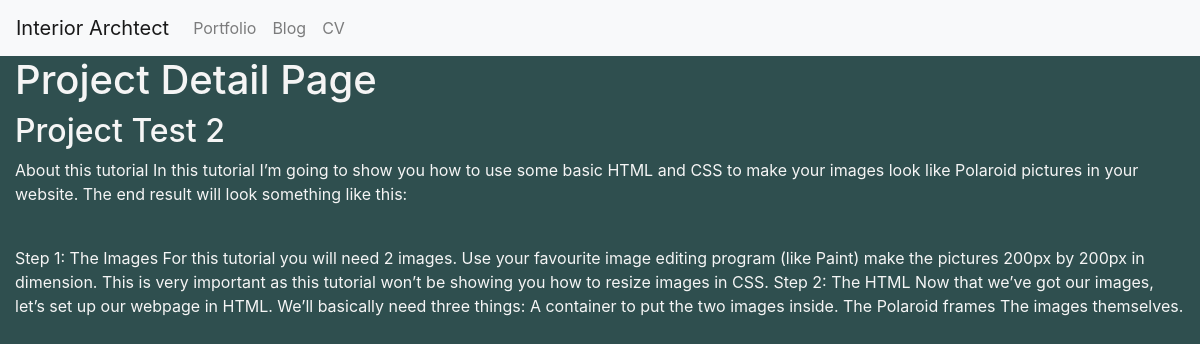
Page /portfolio/2 on the committed database.
### portfolio/models.py (models this page shows, shortened)
class Project(models.Model):
    title = models.CharField(max_length=200)
    date = models.DateField(default=timezone.now)
    image = models.ImageField(blank=True)
    content = models.TextField()

class Section(models.Model):
    project = models.ForeignKey('Project', on_delete=models.CASCADE, related_name='sections')
    image = models.ImageField(blank=True)
    content = models.TextField()

### portfolio/views.py (the view)
# urls.py: path('<pk>', views.project, name='project'),
def project(request, pk):
    project = Project.objects.get(pk=pk)
    sections = Section.objects.filter(project=project)
    context = {'project': project, 'sections': sections}
    return render(request, 'portfolio/project.html', context)

### portfolio/templates/portfolio/project.html (shortened to what this page needs)
{% extends 'base.html' %}
{% block content %}
<h1>Project Detail Page</h1>
<h2>{{project.title}}</h2>
<p>{{project.content}}</p>
{% for section in sections %}
<p>{{section.content}}</p>
{% endfor %}
{% endblock %}

### static/css/main.css (style rules this page uses)
body { background-color: darkslategray; color: whitesmoke; }

### rows in the picture
Project: title "Project Test 2", content "About this tutorial In this tutorial I’m going to show you how to use some basic HTML and CSS to make your images look like Polaroid pictures in your website. The end result will look something like this:"
Section: content "Step 1: The Images For this tutorial you will need 2 images. Use your favourite image editing program (like Paint) make the pictures 200px by 200px in dimension. This is very important as this tutorial won’t be showing you how to resize images in CSS. Step 2: The HTML Now that we’ve got our images, let’s set up our webpage in HTML. We’ll basically need three things: A container to put the two images inside. The Polaroid frames The images themselves."
